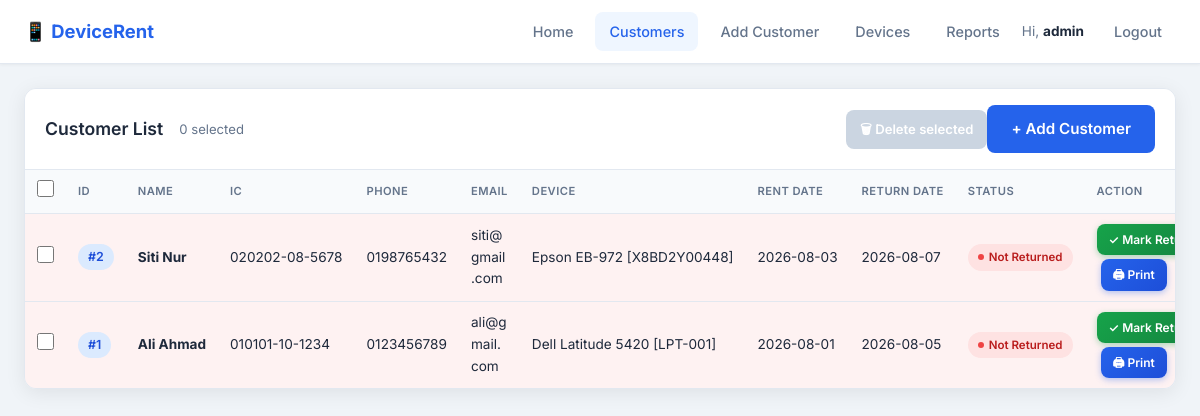
/view_customers.php (signed in), run on an earlier commit of the app's database.
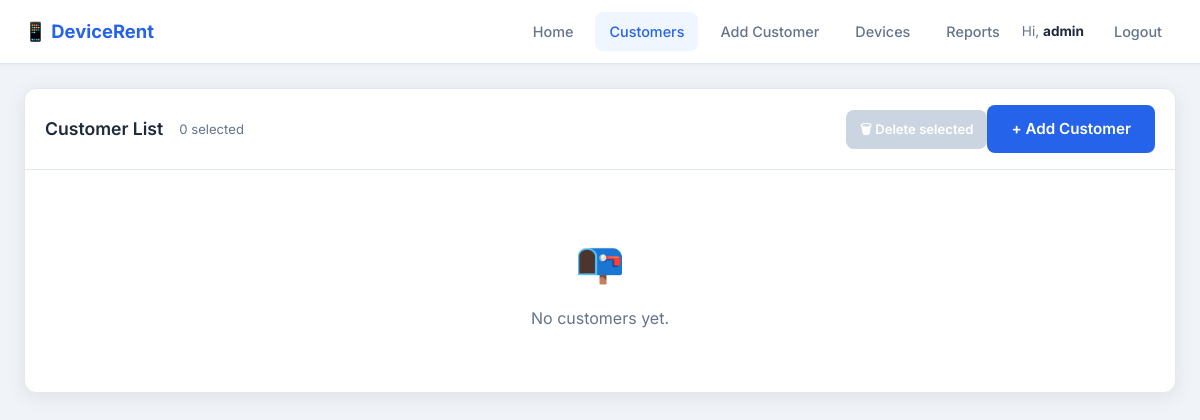
And on a later commit of the database.
### tables this page shows
CREATE TABLE IF NOT EXISTS customers (
    id INT AUTO_INCREMENT PRIMARY KEY,
    fullname VARCHAR(100) NOT NULL,
    ic_number VARCHAR(20) NOT NULL,
    phone VARCHAR(20),
    email VARCHAR(100),
    device TEXT,
    rent_date DATE,
    return_date DATE,
    returned TINYINT(1) DEFAULT 0,
    created_at TIMESTAMP DEFAULT CURRENT_TIMESTAMP
);

### view_customers.php (the view, shortened to what this page needs)
<?php
include 'db.php';
$isAdmin = isset($_SESSION['role']) && $_SESSION['role'] === 'admin';
$today = date('Y-m-d');
?>
<!DOCTYPE html>
<html lang="en">
<head>
    <link rel="stylesheet" href="style.css">
</head>
<body>
<nav class="navbar">
    <a href="index.php" class="brand">📱 DeviceRent</a>
    <div class="nav-links">
        <a href="index.php">Home</a>
        <a href="view_customers.php" class="active">Customers</a>
        <?php if ($isAdmin): ?>
            <a href="add_customer.php">Add Customer</a>
            <a href="manage_devices.php">Devices</a>
            <a href="report.php">Reports</a>
            <span class="nav-user">Hi, <strong><?php echo htmlspecialchars($_SESSION['username']); ?></strong></span>
            <a href="logout.php">Logout</a>
        <?php else: ?>
            <a href="login.php">Login</a>
        <?php endif; ?>
    </div>
</nav>
<div class="table-wrapper">
    <div class="table-card">
        <div class="table-toolbar">
            <h2>Customer List</h2>
            <?php if ($isAdmin): ?>
                <span class="selection-count" id="selection-count">0 selected</span>
                <button type="submit" form="bulk-delete-form" name="delete_customers" class="btn-delete" id="delete-selected" disabled>
                    🗑 Delete selected
                </button>
            <?php endif; ?>
            <?php if ($isAdmin): ?>
                <a href="add_customer.php" class="btn">+ Add Customer</a>
            <?php endif; ?>
        </div>
        <?php
        $result = mysqli_query($conn, "SELECT * FROM customers ORDER BY id DESC");
        $count  = $result ? mysqli_num_rows($result) : 0;
        if ($count === 0):
        ?>
            <div class="empty-state">
                <div class="icon">📭</div>
                <p>No customers yet.</p>
            </div>
        <?php else: ?>
        <form method="POST" id="bulk-delete-form" onsubmit="return openDeleteConfirmation(event);">
        <div>
            <table>
                <thead>
                    <tr>
                        <?php if ($isAdmin): ?><th class="selection-cell"><input type="checkbox" id="select-all" title="Select all customers"></th><?php endif; ?>
                        <th>ID</th>
                        <th>Name</th>
                        <th>IC</th>
                        <th>Phone</th>
                        <th>Email</th>
                        <th>Device</th>
                        <th>Rent Date</th>
                        <th>Return Date</th>
                        <th>Status</th>
                        <?php if ($isAdmin): ?><th>Action</th><?php endif; ?>
                    </tr>
                </thead>
                <tbody>
                <?php while ($row = mysqli_fetch_assoc($result)):
                    $returnDate = $row['return_date'] ?? '';
                    $isReturned = !empty($row['returned']);
                    $rowClass = '';
                    $statusHtml = '';
                    if ($isReturned) {
                        $rowClass = 'returned-row';
                        $statusHtml = '<span class="status-badge status-returned"><span class="status-dot dot-gray"></span>Returned</span>';
                    } elseif (!empty($returnDate) && $returnDate < $today) {
                        $rowClass = 'overdue';
                        $statusHtml = '<span class="status-badge status-overdue"><span class="status-dot dot-red"></span>Not Returned</span>';
                    } elseif (!empty($returnDate) && $returnDate === $today) {
                        $rowClass = 'active-rental';
                        $statusHtml = '<span class="status-badge status-soon"><span class="status-dot dot-yellow"></span>Due Today</span>';
                    } else {
                        $rowClass = 'active-rental';
                        $statusHtml = '<span class="status-badge status-active"><span class="status-dot dot-green"></span>On Rent</span>';
                    }
                ?>
                    <tr class="<?php echo $rowClass; ?>">
                        <?php if ($isAdmin): ?><td class="selection-cell"><input type="checkbox" class="customer-checkbox" name="customer_ids[]" value="<?php echo (int)$row['id']; ?>"></td><?php endif; ?>
                        <td><span class="badge">#<?php echo htmlspecialchars($row['id']); ?></span></td>
                        <td><strong><?php echo htmlspecialchars($row['fullname'] ?? ''); ?></strong></td>
                        <td><?php echo htmlspecialchars($row['ic_number'] ?? ''); ?></td>
                        <td><?php echo htmlspecialchars($row['phone'] ?? '—'); ?></td>
                        <td><?php echo htmlspecialchars($row['email'] ?? '—'); ?></td>
                        <td><?php echo htmlspecialchars($row['device'] ?? '—'); ?></td>
                        <td><?php echo htmlspecialchars($row['rent_date'] ?? '—'); ?></td>
                        <td><?php echo htmlspecialchars($row['return_date'] ?? '—'); ?></td>
                        <td><?php echo $statusHtml; ?></td>
                        <?php if ($isAdmin): ?>
                        <td>
                            <div class="action-btns">
                                <?php if (!$isReturned): ?>
                                    <a href="?return_id=<?php echo $row['id']; ?>"
                                       class="btn-return"
                                       onclick="return confirm('Confirm: mark this device as returned?')">
                                        ✓ Mark Returned
                                    </a>
                                <?php else: ?>
                                    <span class="returned-label">✓ Done</span>
                                <?php endif; ?>
                                <a href="print_form.php?id=<?php echo $row['id']; ?>"
                                   class="btn-print"
                                   target="_blank">
                                    🖨 Print
                                </a>
                            </div>
                        </td>
                        <?php endif; ?>
                    </tr>
                <?php endwhile; ?>
                </tbody>
            </table>
        </div>
        </form>
        <?php endif; ?>
    </div>
</div>
</body>
</html>

### style.css (style rules this page uses)
:root { --primary: #2563eb; --primary-dark: #1d4ed8; --bg: #f0f4f8; --surface: #ffffff; --text: #1e293b; --text-muted: #64748b; --border: #e2e8f0; --success: #10b981; --danger: #ef4444; --radius: 12px; --shadow: 0 4px 20px rgba(0, 0, 0, 0.08); --shadow-lg: 0 10px 40px rgba(0, 0, 0, 0.12); }
* { box-sizing: border-box; margin: 0; padding: 0; }
body { font-family: 'Inter', system-ui, -apple-system, sans-serif; background: var(--bg); color: var(--text); line-height: 1.6; min-height: 100vh; }
.navbar { background: var(--surface); border-bottom: 1px solid var(--border); padding: 0 24px; height: 64px; display: flex; align-items: center; justify-content: space-between; position: sticky; top: 0; z-index: 100; box-shadow: 0 1px 3px rgba(0,0,0,0.05); }
.navbar .brand { font-weight: 700; font-size: 1.15rem; color: var(--primary); text-decoration: none; display: flex; align-items: center; gap: 8px; }
.navbar .nav-links { display: flex; gap: 8px; align-items: center; }
.navbar .nav-links a { text-decoration: none; color: var(--text-muted); font-weight: 500; font-size: 0.9rem; padding: 8px 14px; border-radius: 8px; transition: all 0.2s; }
.navbar .nav-links a:hover, .navbar .nav-links a.active { color: var(--primary); background: #eff6ff; }
.nav-user { font-size: 0.85rem; color: var(--text-muted); margin-right: 8px; }
.nav-user strong { color: var(--text); }
.btn { display: inline-flex; align-items: center; justify-content: center; gap: 8px; background: var(--primary); color: white; padding: 12px 24px; border: none; border-radius: 8px; font-size: 0.95rem; font-weight: 600; font-family: inherit; cursor: pointer; text-decoration: none; transition: background 0.2s, transform 0.15s; }
.table-wrapper { max-width: 1100px; margin: 24px auto 60px; padding: 0 20px; }
.table-card { background: var(--surface); border-radius: var(--radius); box-shadow: var(--shadow); border: 1px solid var(--border); overflow: hidden; }
.table-toolbar { display: flex; justify-content: space-between; align-items: center; padding: 16px 20px; border-bottom: 1px solid var(--border); }
.table-toolbar h2 { font-size: 1.1rem; font-weight: 600; }
.empty-state { text-align: center; padding: 60px 20px; color: var(--text-muted); }
.empty-state .icon { font-size: 2.5rem; margin-bottom: 12px; }
input::placeholder { color: #94a3b8; }
table { width: 100%; border-collapse: collapse; }
th { background: #f8fafc; color: var(--text-muted); font-size: 0.75rem; font-weight: 600; text-transform: uppercase; letter-spacing: 0.04em; padding: 12px 16px; text-align: left; border-bottom: 1px solid var(--border); white-space: nowrap; }
td { padding: 14px 16px; border-bottom: 1px solid var(--border); font-size: 0.9rem; }
tr:last-child td { border-bottom: none; }
.badge { display: inline-block; padding: 3px 10px; border-radius: 20px; font-size: 0.78rem; font-weight: 600; background: #dbeafe; color: var(--primary-dark); }

What changed in the data, as far as the page shows it:
removed customers: id "2", fullname "Siti Nur", ic_number "020202-08-5678", phone "0198765432", email "siti@gmail.com", device "Epson EB-972 [X8BD2Y00448]", rent_date "2026-08-03", return_date "2026-08-07", returned 0 (drawn)
removed customers: id "1", fullname "Ali Ahmad", ic_number "010101-10-1234", phone "0123456789", email "ali@gmail.com", device "Dell Latitude 5420 [LPT-001]", rent_date "2026-08-01", return_date "2026-08-05", returned 0 (drawn)
Also different on the page:
form field value: "☐" → (not shown)
text no longer shown: "ID NAME IC PHONE EMAIL DEVICE RENT DATE RETURN DATE STATUS ACTION"
text now shown: "📭 No customers yet."
